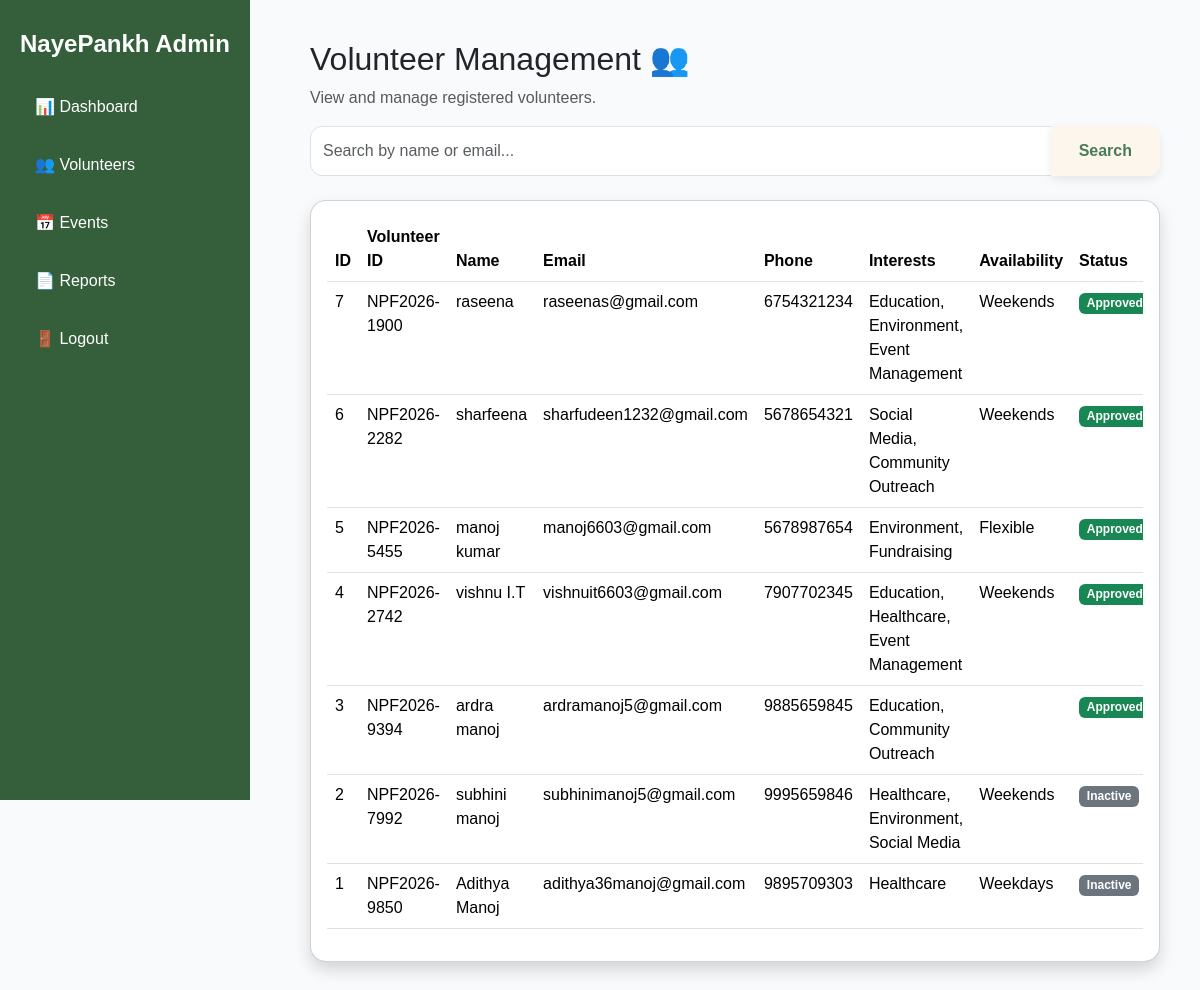
The page /admin/volunteers.php (signed in) on the database its author committed.
### tables this page shows
CREATE TABLE `volunteers` (
  `volunteer_id` int(11) NOT NULL,
  `volunteer_code` varchar(20) DEFAULT NULL,
  `full_name` varchar(100) NOT NULL,
  `email` varchar(100) NOT NULL,
  `phone` varchar(15) NOT NULL,
  `gender` enum('Male','Female','Other') DEFAULT NULL,
  `dob` date DEFAULT NULL,
  `address` text DEFAULT NULL,
  `skills` varchar(255) DEFAULT NULL,
  `availability` varchar(100) DEFAULT NULL,
  `password` varchar(255) NOT NULL,
  `profile_photo` varchar(255) DEFAULT NULL,
  `created_at` timestamp NOT NULL DEFAULT current_timestamp(),
  `status` enum('Pending','Approved','Inactive') DEFAULT 'Pending',
  `profile_picture` varchar(255) DEFAULT NULL
);

### admin/volunteers.php (the view, shortened to what this page needs)
<?php
include '../config/db.php';
$search = "";
if (isset($_GET['search'])) {
    $search = trim($_GET['search']);
    $stmt = $conn->prepare("
        SELECT *
        FROM volunteers
        WHERE full_name LIKE ?
        OR email LIKE ?
        ORDER BY volunteer_id DESC
    ");
    $term = "%$search%";
    $stmt->bind_param("ss", $term, $term);
    $stmt->execute();
    $result = $stmt->get_result();
} else {
    $result = mysqli_query(
        $conn,
        "SELECT * FROM volunteers ORDER BY volunteer_id DESC"
    );
}
?>
<!DOCTYPE html>
<html>
<head>
    <link href="https://cdn.jsdelivr.net/npm/bootstrap@5.3.3/dist/css/bootstrap.min.css"
          rel="stylesheet">
    <link rel="stylesheet"
          href="../assets/css/style.css">
</head>
<body>
<?php include '../includes/admin_sidebar.php'; ?>
<div class="admin-content">
    <h2>Volunteer Management 👥</h2>
    <p class="text-muted">
        View and manage registered volunteers.
    </p>
    <form class="mb-4" method="GET">
        <div class="input-group">
            <input type="text"
                   name="search"
                   class="form-control"
                   placeholder="Search by name or email..."
                   value="<?php echo htmlspecialchars($search); ?>">
            <button class="btn btn-success">
                Search
            </button>
        </div>
    </form>
    <div class="card shadow rounded-4">
        <div class="card-body">
            <div class="table-responsive">
                <table class="table table-hover">
                    <thead>
                        <tr>
                            <th>ID</th>
                            <th>Volunteer ID</th>
                            <th>Name</th>
                            <th>Email</th>
                            <th>Phone</th>
                            <th>Interests</th>
                            <th>Availability</th>
                            <th>Status</th>
                        </tr>
                    </thead>
                    <tbody>
                    <?php while($row = mysqli_fetch_assoc($result)) { ?>
                        <tr>
                            <td><?php echo $row['volunteer_id']; ?></td>
                            <td><?php echo $row['volunteer_code']; ?></td>
                            <td><?php echo htmlspecialchars($row['full_name']); ?></td>
                            <td><?php echo htmlspecialchars($row['email']); ?></td>
                            <td><?php echo htmlspecialchars($row['phone']); ?></td>
                            <td><?php echo htmlspecialchars($row['skills']); ?></td>
                            <td><?php echo htmlspecialchars($row['availability']); ?></td>
                            <td>
                                <?php
                                if ($row['status'] == 'Approved') {
                                    echo '<span class="badge bg-success">Approved</span>';
                                } elseif ($row['status'] == 'Pending') {
                                    echo '<span class="badge bg-warning text-dark">Pending</span>';
                                } else {
                                    echo '<span class="badge bg-secondary">Inactive</span>';
                                }
                                ?>
                            </td>
                        </tr>
                    <?php } ?>
                    </tbody>
                </table>
            </div>
        </div>
    </div>
</div>
</body>
</html>

### includes/admin_sidebar.php
<div class="admin-sidebar">
    <h4 class="mb-4">NayePankh Admin</h4>
    <a href="dashboard.php">
        📊 Dashboard
    </a>
    <a href="volunteers.php">
        👥 Volunteers
    </a>
    <a href="../admin/events.php">📅 Events</a>
    <a href="reports.php">
        📄 Reports
    </a>
    <a href="logout.php">
        🚪 Logout
    </a>
</div>

### assets/css/style.css (style rules this page uses)
body { font-family: 'Poppins', sans-serif; background-color: #F8FAFC; }
.btn-success { background-color: #FDF6EC; color: #4A7C59; border: none; border-radius: 12px; padding: 12px 28px; font-weight: 600; transition: all 0.3s ease; box-shadow: 0 4px 10px rgba(0,0,0,0.08); }
.form-control, .form-select { border-radius: 12px; padding: 12px; }
.admin-sidebar { width: 250px; min-height: 100vh; background-color: #355E3B; color: white; padding: 30px 20px; position: fixed; top: 0; left: 0; }
.admin-sidebar h4 { font-weight: 700; }
.admin-sidebar a { display: block; color: white; text-decoration: none; padding: 12px 15px; margin-bottom: 10px; border-radius: 12px; transition: 0.3s; }
.admin-content { margin-left: 270px; padding: 40px; }

### rows shown on the page
volunteers: volunteer_id "7", volunteer_code "NPF2026-1900", full_name "raseena", email "raseenas@gmail.com", phone "6754321234", skills "Education, Environment, Event Management", availability "Weekends", status "Approved"
volunteers: volunteer_id "6", volunteer_code "NPF2026-2282", full_name "sharfeena", email "sharfudeen1232@gmail.com", phone "5678654321", skills "Social Media, Community Outreach", availability "Weekends", status "Approved"
volunteers: volunteer_id "5", volunteer_code "NPF2026-5455", full_name "manoj kumar", email "manoj6603@gmail.com", phone "5678987654", skills "Environment, Fundraising", availability "Flexible", status "Approved"
volunteers: volunteer_id "4", volunteer_code "NPF2026-2742", full_name "vishnu I.T", email "vishnuit6603@gmail.com", phone "7907702345", skills "Education, Healthcare, Event Management", availability "Weekends", status "Approved"
volunteers: volunteer_id "3", volunteer_code "NPF2026-9394", full_name "ardra manoj", email "ardramanoj5@gmail.com", phone "9885659845", skills "Education, Community Outreach", status "Approved"
volunteers: volunteer_id "2", volunteer_code "NPF2026-7992", full_name "subhini manoj", email "subhinimanoj5@gmail.com", phone "9995659846", skills "Healthcare, Environment, Social Media", availability "Weekends", status "Inactive"
volunteers: volunteer_id "1", volunteer_code "NPF2026-9850", full_name "Adithya Manoj", email "adithya36manoj@gmail.com", phone "9895709303", skills "Healthcare", availability "Weekdays", status "Inactive"
